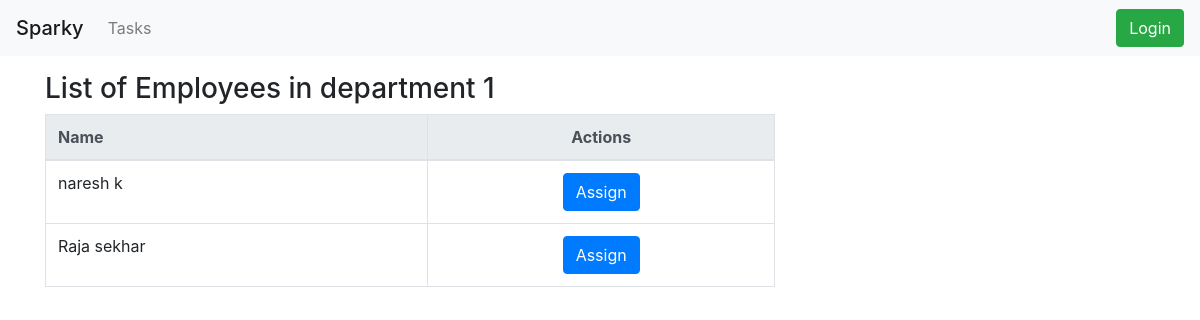
Page /dept1/ on the earlier database version.
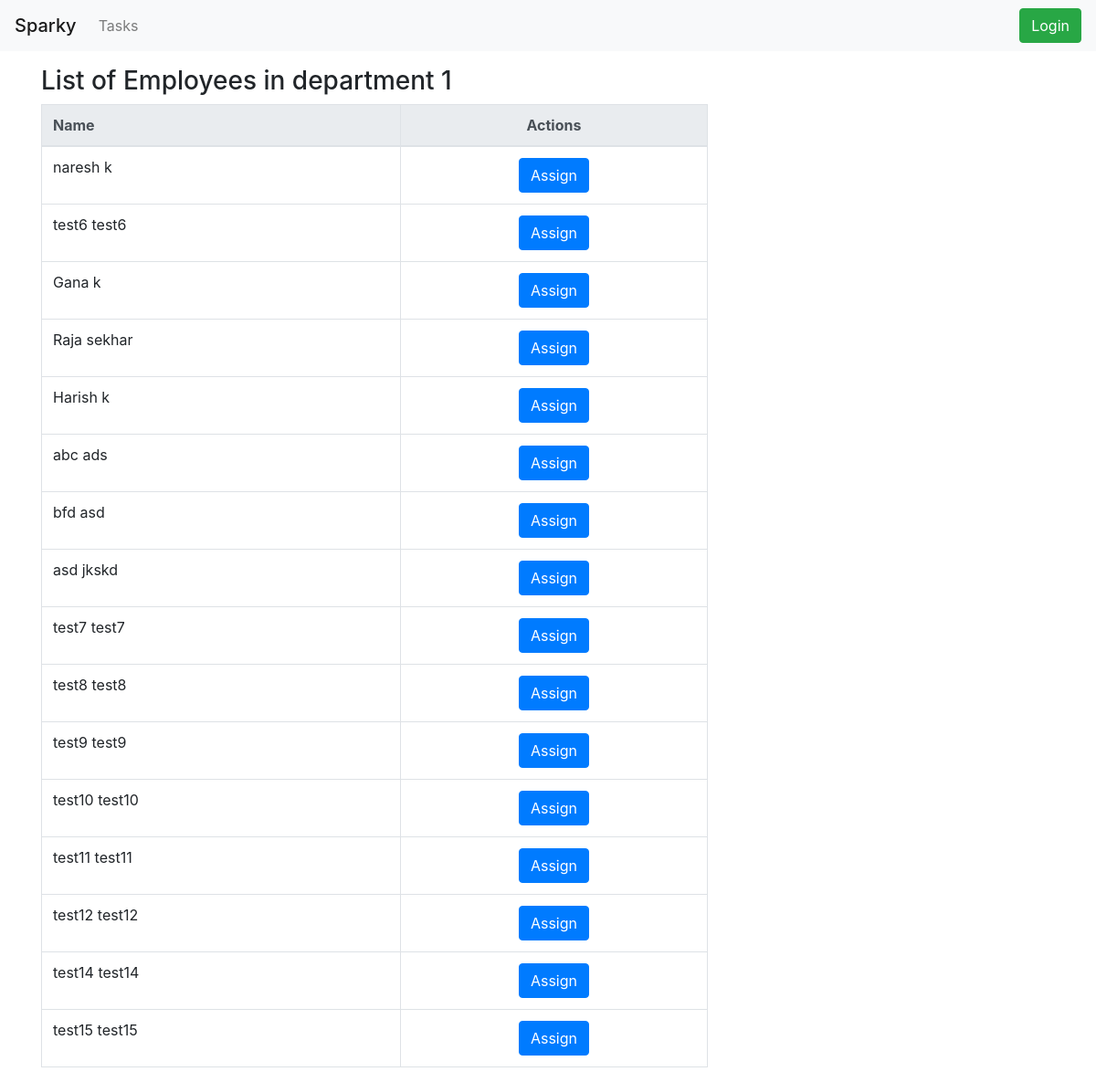
Same page on the later database version.
### employees/models.py (models this page shows)
class Profile(models.Model):
    user = models.OneToOneField(User, on_delete=models.CASCADE)
    designation = models.CharField(max_length= 20 , null= False , blank= False)
    salary= models.IntegerField(null=True, blank=True)
    department1 = 'dept1'
    department2 = 'dept2'
    Departments_in_Organization = [
        (department1, "department1"),
        (department2, "department2"),
    ]
    depatments_in_organization = models.CharField(max_length=10, choices=Departments_in_Organization,
                                                  default=department1)
    class Meta:
        ordering = ('-salary',)
    def __str__(self):
        return "{0} {1} ".format(self.user.first_name, self.user.last_name)

### taskassign/views.py (the view)
# urls.py: path('dept1/', dept1, name = "dept1"),
def dept1(request):
    context = {}
    dept_users = Profile.objects.all().filter(depatments_in_organization = 'dept1')
    context['dept_users'] = dept_users
    context['title'] = "Employees in department 1"
    return render(request,'task/dept1.html', context)

### templates/task/dept1.html (shortened to what this page needs)
{% extends 'base.html' %}
{% block content %}
<div class="row">
        <div class="col-sm-8">
        <p>
            <div class="float-left"><h3>List of {{title}}</h3></div>
        </p>
    <div class="table-responsive-sm">
    {% if dept_users %}
            <table class="table table-bordered">
                <thead class="thead-light">
                    <tr>
                        <th>Name</th>
                        <th class="text-center">Actions</th>
                    </tr>
                </thead>
                <tbody>
            {% for user in dept_users %}
                    <tr>
                        <td scope="row">
                            {{user}}
                        </td>
                        <td class="text-center">
                            <a class="btn btn-primary" href="#">Assign</a>
                        </td>
                    </tr>
                {% endfor %}
                </tbody>
            </table>
        {% else %}
            <p> There are no employees</p>
        {% endif %}
    </div>
</div>
{% endblock content %}

### templates/base.html (shortened to what this page needs)
{% load static %}
<html>
    <head>
        <link rel="stylesheet" href="https://maxcdn.bootstrapcdn.com/bootstrap/4.0.0/css/bootstrap.min.css">
        <link rel="stylesheet" href="{% static 'css/custom.css' %}">
    </head>
    <body>
        {% include 'header.html' %}
        <div class="container">
            {% block content %}
            {% endblock content %}
        </div>
    </body>
</html>

### templates/header.html (shortened to what this page needs)
<div class="navbar navbar-expand-lg navbar-light bg-light">
    <span class="navbar-brand mb-0 h1 ">Sparky</span>
    <div class="collapse navbar-collapse" id="navbarNav">
        <ul class="navbar-nav">
            {% if request.role == "Admin" %}
            <li class="nav-item">
                <a class="nav-link" href="{%url 'task_page' %}"> Tasks  </a>
            </li>
            <li class="nav-item">
                <a class="nav-link" href="{%url 'employee_list'%}"> Employees </a>
            </li>
            {% else %}
            <li class="nav-item">
                <a class="nav-link" href="#"> Tasks </a>
            </li>
            {% endif %}
        </ul>
    </div>
    {% if user.is_authenticated %}
        <div class="text-right">
            <form method="POST" action="/logout/" >
            {%csrf_token%}
            <a href="{%url 'my_profile' %}">{{request.user.first_name}} {{request.user.last_name}}</a>
            <input type="submit" class="btn btn-danger" value="logout">
            </form>
        </div>
    {% else %}
        <div class="text-right">
            <a href="{% url 'user_login' %}" class="btn btn-success">Login</a>
        </div>
    {% endif %}
</div>

Differences in the rows shown:
added Profile: user.last_name "test6 test6"
added Profile: user.last_name "Gana k"
added Profile: user.last_name "Harish k"
added Profile: user.last_name "abc ads"
added Profile: user.last_name "bfd asd"
added Profile: user.last_name "asd jkskd"
added Profile: user.last_name "test7 test7"
added Profile: user.last_name "test8 test8"
added Profile: user.last_name "test9 test9"
added Profile: user.last_name "test10 test10"
added Profile: user.last_name "test11 test11"
added Profile: user.last_name "test12 test12"
added Profile: user.last_name "test14 test14"
added Profile: user.last_name "test15 test15"
